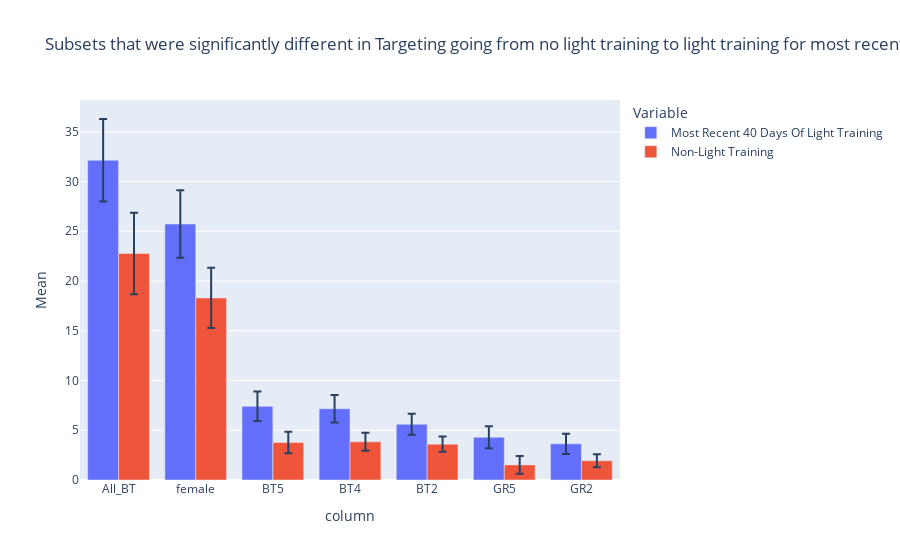

Notebook code cell kept with this figure:
### Code cell
test = pd.DataFrame()
sig = ["BT2", "BT4", "BT5", "GR2", "GR5", "female", "All_GR", "All_BT", "Total: "]
for column in sig:
    x = st.t.interval(alpha=0.95, df=len(last_40_t[column])-1, loc=np.mean(last_40_t[column]), scale=st.sem(last_40_t[column],nan_policy='omit'))
    y = st.t.interval(alpha=0.95, df=len(no_light_targets[column])-1, loc=np.mean(no_light_targets[column]), scale=st.sem(no_light_targets[column],nan_policy='omit'))
    if overlap(x[0],x[1],y[0],y[1])==False:
        light_mean = last_40_t[column].mean()
        no_light_mean = no_light_targets[column].mean()
        light_int = st.t.interval(alpha=0.95, df=len(last_40_t[column])-1, loc=np.mean(last_40_t[column]), scale=st.sem(last_40_t[column],nan_policy='omit'))
        no_light_int = st.t.interval(alpha=0.95, df=len(no_light_targets[column])-1, loc=np.mean(no_light_targets[column]), scale=st.sem(no_light_targets[column],nan_policy='omit'))
        light_error = (light_int[1] - light_int[0])/2
        no_light_error = (no_light_int[1] - no_light_int[0])/2
        pd.Series()
        data = {'Variable':['Most Recent 40 Days Of Light Training','Non-Light Training'], 'Mean':[light_mean,no_light_mean],'error':[light_error,no_light_error],'column':[column,column]} 
        data = pd.DataFrame(data)
        test = pd.concat([test, data])
    else:
        print(column,"Has Confidence Intervals that overlap")
        print("Here are the confidence intervals:")
        print("Light Training:",x)
        print("Non-Light Training:",y)
test

px.bar(test, x = "column", y = "Mean", color = "Variable", error_y = "error", barmode = "group", title = "Subsets that were significantly different in Targeting going from no light training to light training for most recent 40 days",category_orders = {"column":test.sort_values(by = "Mean", ascending = False)["column"]})
#GR2 and all_gr are marginal

### Figure 1 — Plotly figure (JSON) as saved in the notebook; plotly's stock layout.template omitted (floating-point values rounded to 4 significant figures)
{"data": [{"alignmentgroup": "True", "error_y": {"array": [1.047, 1.379, 1.482, 1.024, 1.111, 3.39, 4.148]}, "hovertemplate": "Variable=Most Recent 40 Days Of Light Training<br>column=%{x}<br>Mean=%{y}<extra></extra>", "legendgroup": "Most Recent 40 Days Of Light Training", "marker": {"color": "#636efa"}, "name": "Most Recent 40 Days Of Light Training", "offsetgroup": "Most Recent 40 Days Of Light Training", "orientation": "v", "showlegend": true, "textposition": "auto", "type": "bar", "x": ["BT2", "BT4", "BT5", "GR2", "GR5", "female", "All_BT"], "xaxis": "x", "y": [5.6, 7.167, 7.4, 3.633, 4.3, 25.73, 32.13], "yaxis": "y"}, {"alignmentgroup": "True", "error_y": {"array": [0.7612, 0.905, 1.079, 0.6628, 0.8991, 3.033, 4.095]}, "hovertemplate": "Variable=Non-Light Training<br>column=%{x}<br>Mean=%{y}<extra></extra>", "legendgroup": "Non-Light Training", "marker": {"color": "#EF553B"}, "name": "Non-Light Training", "offsetgroup": "Non-Light Training", "orientation": "v", "showlegend": true, "textposition": "auto", "type": "bar", "x": ["BT2", "BT4", "BT5", "GR2", "GR5", "female", "All_BT"], "xaxis": "x", "y": [3.6, 3.833, 3.767, 1.935, 1.516, 18.3, 22.77], "yaxis": "y"}], "layout": {"barmode": "group", "legend": {"title": {"text": "Variable"}, "tracegroupgap": 0}, "title": {"text": "Subsets that were significantly different in Targeting going from no light training to light training for most recent 40 days"}, "xaxis": {"anchor": "y", "categoryarray": ["All_BT", "female", "All_BT", "female", "BT5", "BT4", "BT2", "GR5", "BT4", "BT5", "GR2", "BT2", "GR2", "GR5"], "categoryorder": "array", "domain": [0, 1], "title": {"text": "column"}}, "yaxis": {"anchor": "x", "domain": [0, 1], "title": {"text": "Mean"}}}}
